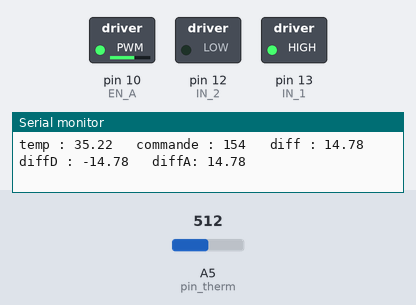
This sketch was run on a simulated Arduino Uno, built with avr-gcc and run on an emulated ATmega328P. Parts: switched loads named in the sketch (green lamp = pin HIGH), the last lines printed to the serial monitor. Inputs (shaded band) come from the test bench; at power-on: A5 (pin_therm) = 512.

Above: at 1.3 s.
1.4 s: A5 (pin_therm) set to 716
At 2.6 s:
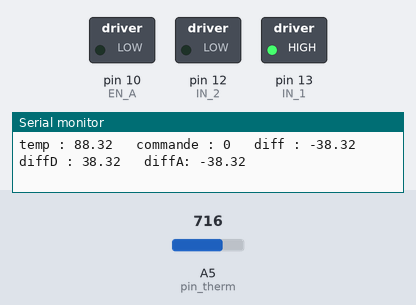
3.0 s: A5 (pin_therm) set to 968
4.5 s: A5 (pin_therm) set to 992
At 5.2 s:
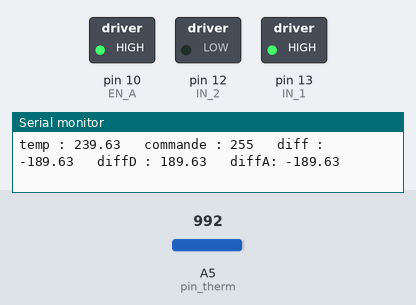
6.1 s: A5 (pin_therm) set to 900
At 6.8 s:
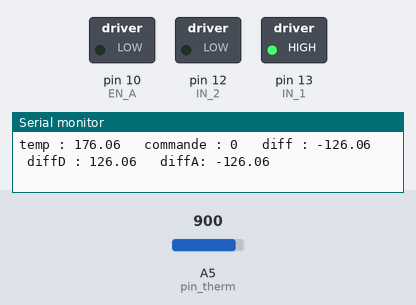
7.6 s: A5 (pin_therm) set to 1023
At 8.2 s:
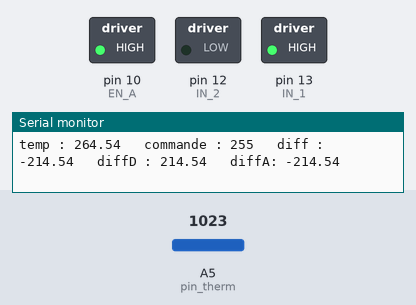
Timing chart, 0 to 10.1 s (numbered marks = the images above; inputs shaded):
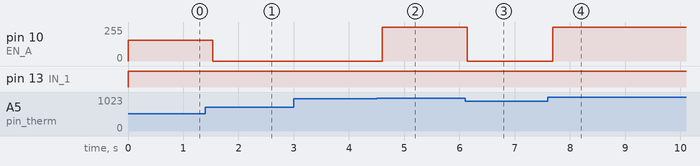

The sketch:

test_asserv.ino
```cpp
//Pin thermistance
int pin_therm = 5;

//Variable thermistance
int val;
double tension;
float temp;

//Pins L298N
int IN_1 = 13;
int IN_2 = 12;
int EN_A = 10;

//Variables asservissement

float diff=0,diffa=0,diffd=0,diffPrec=0;
int consigne = 50;
int dt = 1;

float Kp=0.6106,Ki=184.1,Kd=0;

int commande_EnA;
void setup() {
  // put your setup code here, to run once:

//  Configuration du port de la thermistance en "entrée"
  pinMode(pin_therm,INPUT);

//  Configuration des ports de la résistance chauffante en "sortie"
  pinMode(IN_1,OUTPUT);
  pinMode(IN_2,OUTPUT);
  pinMode(EN_A,OUTPUT);

  Serial.begin(9600);

//  //préparation export excel
//  Serial.println("CLEARDATA");
//  Serial.println("LABEL,temp");
//  Serial.println("RESETTIMER");
}

void loop() {
  // put your main code here, to run repeatedly:
  diff=0,diffa=0,diffd=0,diffPrec=0;
//Mise en marche de la résistance chauffante
  digitalWrite(IN_1,HIGH);
  digitalWrite(IN_2,LOW);

//Calcul de la température avec la thermistance
  val = analogRead(pin_therm);  // read the input pin
  tension = (val*3.3)/676;

//3,8997x3 - 17,089x2 + 49,686x - 43,095
  temp = 3.8997*pow(tension,3) - 17.089*pow(tension,2)+ 49.686*tension - 43.095;

  //Serial.println(temp);
  //temp = 25;
  diffPrec = diff;
  diff  = consigne-temp;
  diffa = diffa+diff;   //intégration
  diffd = diffd - diff; //dérivée
  //diffd = diff - diffPrec; //dérivée

  commande_EnA = Kp*diff+Ki*diffa*dt+Kd*diffd*dt;

  if(commande_EnA<0){
    commande_EnA = 0;
  }
  commande_EnA = map(commande_EnA, 0, 4500, 0, 255);

  if(commande_EnA>255){
    commande_EnA = 255;
  }

  analogWrite(EN_A,commande_EnA);
  Serial.print("temp : ");
  Serial.print(temp);
  Serial.print("\t commande : ");
  Serial.print(commande_EnA);
  Serial.print("\t diff : ");
  Serial.print(diff);
  Serial.print("\t diffD : ");
  Serial.print(diffd);
  Serial.print("\t diffA: ");
  Serial.println(diffa);


  delay(500);
}
```

Measured:
- the behaviour switches between 975 and 976 on A5 (pin_therm) (found by bisection; images 1 and 2)
- after the input at 1.4 s, pin 10 (EN_A): 154/255 → 0/255 after 0.13 s
- after the input at 4.5 s, pin 10 (EN_A): 0/255 → 255/255 after 0.10 s
- after the input at 6.1 s, pin 10 (EN_A): 255/255 → 0/255 at once
- after the input at 7.6 s, pin 10 (EN_A): 0/255 → 255/255 after 0.08 s
